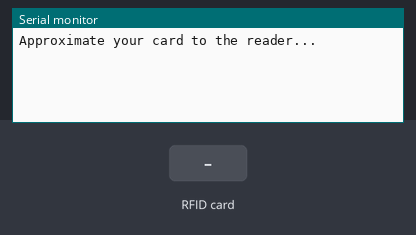
The sketch below on a simulated Arduino Uno, built with avr-gcc and run on an emulated ATmega328P. Parts: the last lines printed to the serial monitor. Inputs (shaded band) come from the test bench.

Above: at 1.2 s.
1.3 s: RFID card 43 0D FE 27 held to the reader
At 2.4 s:
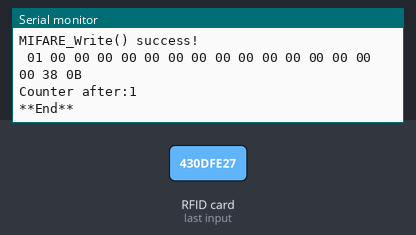
2.8 s: RFID card 5E 7A 19 C4 held to the reader
At 3.3 s:
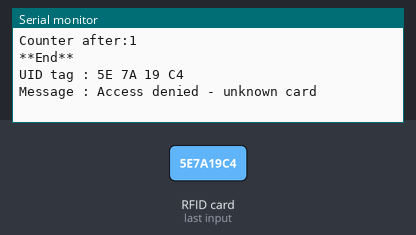

The sketch:

RFID-Schrein.ino
```cpp
#include <SPI.h>
#include <MFRC522.h>

#define SS_PIN 10
#define RST_PIN 9
MFRC522 mfrc522(SS_PIN, RST_PIN);   // Create MFRC522 instance.
MFRC522::MIFARE_Key key;
MFRC522::StatusCode status;

void setup()
{
  Serial.begin(9600);   // Initiate a serial communication
  SPI.begin();      // Initiate  SPI bus
  mfrc522.PCD_Init();   // Initiate MFRC522
  Serial.println("Approximate your card to the reader...");
  Serial.println();

}
void loop()
{
  //default key for fresh card
  for (byte i = 0; i < 6; i++) key.keyByte[i] = 0xFF;

  //desired EE key:
  /*key.keyByte[0] = 0x36;
  key.keyByte[1] = 0x5A;
  key.keyByte[2] = 0xC4;
  key.keyByte[3] = 0x22;
  key.keyByte[4] = 0xFE;
  key.keyByte[5] = 0x35;*/

  // Look for new cards
  if ( ! mfrc522.PICC_IsNewCardPresent())
  {
    return;
  }
  // Select one of the cards
  if ( ! mfrc522.PICC_ReadCardSerial())
  {
    return;
  }

  String uuid = "";
  uuid = readUUID();

  if (uuid.substring(1) == "43 0D FE 27") //change here the UID of the card/cards that you want to give access
  {
    Serial.println("Authorized access - correct card");
  }

 else   {
    Serial.println("Access denied - unknown card");
    delay(2000);
    return;
  }

  byte buffer[18];
  byte block;
  byte len;

  block = 16;
  len = 18;

  decryptBlock(block, key);

  int counter;
  counter = readCounterValue(block, buffer, len);
  Serial.print("Counter before:");
  Serial.println(counter);

  //Reset to start Values
  //buffer[0] = 0;
  //buffer[1] = 0x02;
  buffer[0]++;

  writeToBlock(block, buffer);

  counter = readCounterValue(block, buffer, len);
  Serial.print("Counter after:");
  Serial.println(counter);

  Serial.println(F("\n**End**\n"));

  delay(1000);
  mfrc522.PICC_HaltA();
  mfrc522.PCD_StopCrypto1();
}

int readCounterValue(byte block, byte *buffer, byte len)
{
  status = mfrc522.MIFARE_Read(block, buffer, &len);
  if (status != MFRC522::STATUS_OK) {
    Serial.print(F("Reading failed: "));
    Serial.println(mfrc522.GetStatusCodeName(status));
    return;
  }

  dump_byte_array(buffer, len);
  return (int)buffer[0];
}

void decryptBlock(byte block, MFRC522::MIFARE_Key key)
{
  status = mfrc522.PCD_Authenticate(MFRC522::PICC_CMD_MF_AUTH_KEY_A, block, &key, &(mfrc522.uid));
  if (status != MFRC522::STATUS_OK) {
    Serial.print(F("Authentication failed: "));
    Serial.println(mfrc522.GetStatusCodeName(status));
    return;
  }
}

String readUUID()
{
    //Show UID on serial monitor
  Serial.print("UID tag :");
  String content= "";
  byte letter;

  for (byte i = 0; i < mfrc522.uid.size; i++)
  {
     Serial.print(mfrc522.uid.uidByte[i] < 0x10 ? " 0" : " ");
     Serial.print(mfrc522.uid.uidByte[i], HEX);
     content.concat(String(mfrc522.uid.uidByte[i] < 0x10 ? " 0" : " "));
     content.concat(String(mfrc522.uid.uidByte[i], HEX));
  }
  Serial.println();
  Serial.print("Message : ");
  content.toUpperCase();
  return content;
}

void writeToBlock(byte block, byte buff[])
{
    // Write block
    status = mfrc522.MIFARE_Write(block, buff, 16);
    if (status != MFRC522::STATUS_OK) {
      Serial.print(F("MIFARE_Write() failed: "));
      Serial.println(mfrc522.GetStatusCodeName(status));
      return;
    }
    else Serial.println(F("MIFARE_Write() success!"));
}

/*
 * Helper routine to dump a byte array as hex values to Serial.
 */
void dump_byte_array(byte *buffer, byte bufferSize) {
    for (byte i = 0; i < bufferSize; i++) {
        Serial.print(buffer[i] < 0x10 ? " 0" : " ");
        Serial.print(buffer[i], HEX);
    }
    Serial.println("");
}
```

Measured:
- after the input at 1.3 s, the serial monitor: prints a new line at once (image 1)
- after the input at 2.8 s, the serial monitor: prints a new line at once (image 2)
